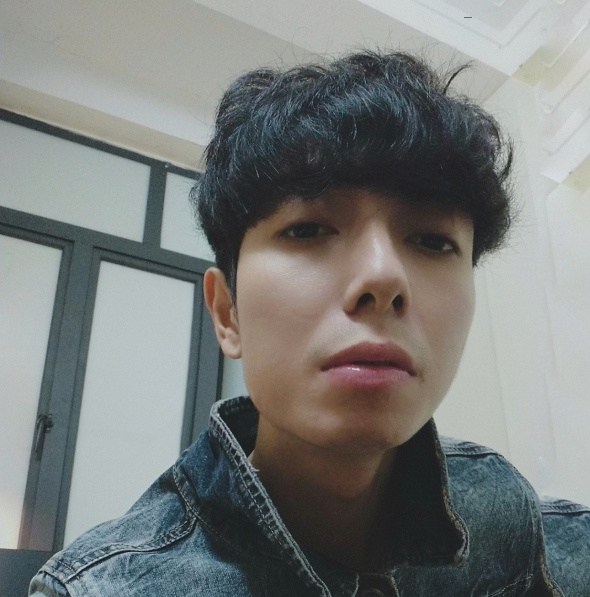
#> input picture useOpenCV/QK_rs.jpg, 590 x 597 px
$ python RetailImage.py
#> lines starting #> are read from the running program, lines starting #| are printed output that depends on the picture
import cv2

img = cv2.imread("QK_rs.jpg",1)
#> img is the input picture: shape (597, 590, 3); mean B, G, R 123.8, 125.5, 122.5
cv2.imshow("qk",img)
cv2.waitKey()

img_sub = img[100: 400, 200: 500]
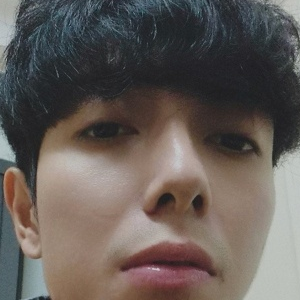
#> img_sub: shape (300, 300, 3); mean B, G, R 87.6, 92.3, 100.2
img_sub = img_sub[:,:,1]
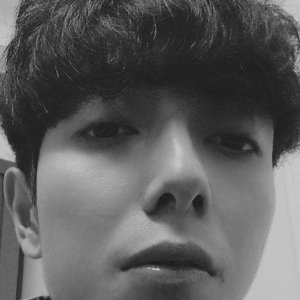
#> img_sub: shape (300, 300); min 23, max 202, mean 92.3
cv2.imshow("qk",img_sub)
cv2.waitKey()
"""print(img.shape[0])
print(img.size)
print(img.dtype)"""
cv2.destroyAllWindows()
